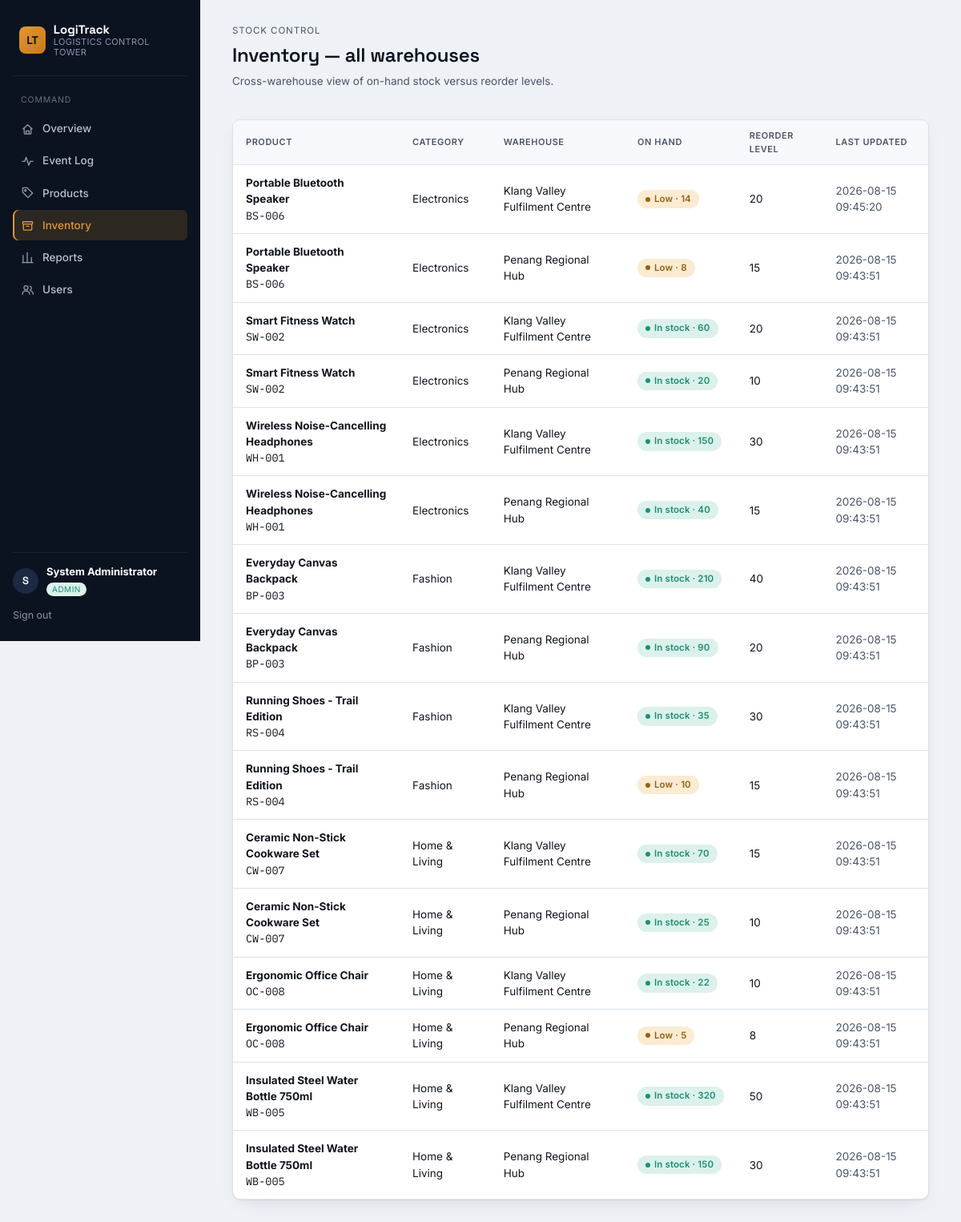
Page /admin/inventory (signed in) on the committed database.
### tables this page shows
CREATE TABLE users (
    user_id         INTEGER PRIMARY KEY AUTOINCREMENT,
    username        TEXT UNIQUE NOT NULL,
    password_hash   TEXT NOT NULL,
    role            TEXT NOT NULL CHECK(role IN ('customer','warehouse','admin')),
    full_name       TEXT NOT NULL,
    email           TEXT,
    phone           TEXT,
    address         TEXT,
    warehouse_id    INTEGER REFERENCES warehouses(warehouse_id),
    is_active       INTEGER NOT NULL DEFAULT 1,
    register_date   TEXT DEFAULT (datetime('now'))
);

CREATE TABLE inventory (
    inventory_id       INTEGER PRIMARY KEY AUTOINCREMENT,
    product_id         INTEGER NOT NULL REFERENCES products(product_id),
    warehouse_id       INTEGER NOT NULL REFERENCES warehouses(warehouse_id),
    quantity_on_hand   INTEGER NOT NULL DEFAULT 0,
    reorder_level      INTEGER NOT NULL DEFAULT 10,
    last_updated       TEXT DEFAULT (datetime('now')),
    UNIQUE(product_id, warehouse_id)
);

CREATE TABLE products (
    product_id      INTEGER PRIMARY KEY AUTOINCREMENT,
    product_name    TEXT NOT NULL,
    sku             TEXT UNIQUE NOT NULL,
    category        TEXT,
    unit_price      REAL NOT NULL,
    weight          REAL,
    product_status  TEXT DEFAULT 'Active'
);

CREATE TABLE warehouses (
    warehouse_id    INTEGER PRIMARY KEY AUTOINCREMENT,
    warehouse_name  TEXT NOT NULL,
    location        TEXT,
    city            TEXT,
    country         TEXT,
    warehouse_type  TEXT
);

### app.py (the view)
@app.route("/admin/inventory")
@login_required("admin")
def admin_inventory():
    items = g.db.execute(
        """SELECT i.*, p.product_name, p.sku, p.category, w.warehouse_name FROM inventory i
           JOIN products p ON p.product_id=i.product_id
           JOIN warehouses w ON w.warehouse_id=i.warehouse_id
           ORDER BY p.category, p.product_name, w.warehouse_name"""
    ).fetchall()
    return render_template("admin/inventory.html", items=items)

### app.py (called while the page is built)
@app.before_request
def load_logged_in_user():
    g.db = db.get_db()
    user_id = session.get("user_id")
    g.user = None
    if user_id:
        g.user = g.db.execute(
            "SELECT * FROM users WHERE user_id = ?", (user_id,)
        ).fetchone()
        if g.user and not g.user["is_active"]:
            session.clear()
            g.user = None

@app.context_processor
def inject_globals():
    return {"current_user": g.get("user"), "now": datetime.now()}

def login_required(role=None):
    def decorator(view):
        @wraps(view)
        def wrapped(*args, **kwargs):
            if g.user is None:
                flash("Please log in to continue.", "warning")
                return redirect(url_for("login"))
            if role and g.user["role"] != role:
                flash("You don't have access to that area.", "error")
                return redirect(url_for("home"))
            return view(*args, **kwargs)
        return wrapped
    return decorator

### database.py (called while the page is built)
def get_db():
    conn = sqlite3.connect(DB_PATH)
    conn.row_factory = sqlite3.Row
    conn.execute("PRAGMA foreign_keys = ON")
    return conn

### templates/admin/inventory.html (shortened to what this page needs)
{% extends "base.html" %}
{% from "_macros.html" import stock_pill %}
{% block content %}
<div class="page-head"> <div> <span class="eyebrow">Stock control</span> <h1>Inventory — all warehouses</h1>
<p class="desc">Cross-warehouse view of on-hand stock versus reorder levels.</p>
</div>
</div>
<div class="table-wrap"> <table> <thead><tr><th>Product</th><th>Category</th><th>Warehouse</th><th>On hand</th><th>Reorder level</th><th>Last updated</th></tr></thead>
<tbody>
{% for i in items %}
<tr> <td><strong>{{ i.product_name }}</strong><br><span class="mono sku">{{ i.sku }}</span></td> <td>{{ i.category }}</td> <td>{{ i.warehouse_name }}</td> <td>{{ stock_pill(i.quantity_on_hand, i.reorder_level) }}</td> <td>{{ i.reorder_level }}</td> <td class="muted">{{ i.last_updated }}</td> </tr>
{% else %}
<tr class="empty-row"><td colspan="6">No inventory records.</td></tr>
{% endfor %}
</tbody>
</table>
</div>
{% endblock %}

### templates/base.html (shortened to what this page needs)
<!DOCTYPE html>
<html lang="en">
<head>
<link rel="stylesheet" href="{{ url_for('static', filename='style.css') }}">
</head>
<body class="{% if not current_user %}guest{% endif %}">
{% from "_icons.html" import icon %}
{% if current_user %}
<div class="shell">
<aside class="sidebar">
<div class="brand"> <span class="brand-mark">LT</span> <div class="brand-text"> <strong>LogiTrack</strong> <span>Logistics Control Tower</span> </div> </div>
<nav class="nav">
{% if current_user.role == 'customer' %}
<span class="nav-label">Shop</span>
<a href="{{ url_for('customer_dashboard') }}" class="{{ 'active' if request.endpoint=='customer_dashboard' }}">{{ icon('home') }}Overview</a>
<a href="{{ url_for('customer_products') }}" class="{{ 'active' if request.endpoint=='customer_products' }}">{{ icon('grid') }}Browse Products</a>
<a href="{{ url_for('customer_cart') }}" class="{{ 'active' if request.endpoint=='customer_cart' }}">{{ icon('cart') }}Cart{% set cc = session.get('cart', {}) | length %}{% if cc %}<span class="badge-count">{{ cc }}</span>{% endif %}</a>
<span class="nav-label">Account</span>
<a href="{{ url_for('customer_orders') }}" class="{{ 'active' if request.endpoint in ['customer_orders','customer_order_detail'] }}">{{ icon('package') }}My Orders</a>
{% elif current_user.role == 'admin' %}
<span class="nav-label">Command</span>
<a href="{{ url_for('admin_dashboard') }}" class="{{ 'active' if request.endpoint=='admin_dashboard' }}">{{ icon('home') }}Overview</a>
<a href="{{ url_for('admin_events') }}" class="{{ 'active' if request.endpoint=='admin_events' }}">{{ icon('activity') }}Event Log</a>
<a href="{{ url_for('admin_products') }}" class="{{ 'active' if request.endpoint=='admin_products' }}">{{ icon('tag') }}Products</a>
<a href="{{ url_for('admin_inventory') }}" class="{{ 'active' if request.endpoint=='admin_inventory' }}">{{ icon('archive') }}Inventory</a>
<a href="{{ url_for('admin_reports') }}" class="{{ 'active' if request.endpoint=='admin_reports' }}">{{ icon('chart') }}Reports</a>
<a href="{{ url_for('admin_users') }}" class="{{ 'active' if request.endpoint=='admin_users' }}">{{ icon('users') }}Users</a>
{% endif %}
</nav>
<div class="sidebar-foot">
<div class="user-chip"> <span class="avatar">{{ current_user.full_name[:1] }}</span> <div> <strong>{{ current_user.full_name }}</strong> <span class="role-pill role-{{ current_user.role }}">{{ current_user.role }}</span> </div> </div>
<a href="{{ url_for('logout') }}" class="logout-link">Sign out</a>
</div>
</aside>
<main class="content">
{% block content %}{% endblock %}
</main>
</div>
{% endif %}
</body>
</html>

### templates/_macros.html (shortened to what this page needs)
{% macro stock_pill(quantity, reorder_level) %}
{% if quantity <= 0 %}
<span class="pill pill-red">Out of stock</span>
{% elif quantity <= reorder_level %}
<span class="pill pill-amber">Low · {{ quantity }}</span>
{% else %}
<span class="pill pill-teal">In stock · {{ quantity }}</span>
{% endif %}
{% endmacro %}

### rows in the picture
users: full_name "S", full_name "System Administrator", role "ADMIN"
inventory: product_name "Portable Bluetooth Speaker", sku "BS-006", category "Electronics", warehouse_name "Klang Valley Fulfilment Centre", quantity_on_hand "14", reorder_level "20", last_updated "2026-08-15 09:45:20"
inventory: product_name "Portable Bluetooth Speaker", sku "BS-006", category "Electronics", warehouse_name "Penang Regional Hub", quantity_on_hand "8", reorder_level "15", last_updated "2026-08-15 09:43:51"
inventory: product_name "Smart Fitness Watch", sku "SW-002", category "Electronics", warehouse_name "Klang Valley Fulfilment Centre", quantity_on_hand "60", reorder_level "20", last_updated "2026-08-15 09:43:51"
inventory: product_name "Smart Fitness Watch", sku "SW-002", category "Electronics", warehouse_name "Penang Regional Hub", quantity_on_hand "20", reorder_level "10", last_updated "2026-08-15 09:43:51"
inventory: product_name "Wireless Noise-Cancelling Headphones", sku "WH-001", category "Electronics", warehouse_name "Klang Valley Fulfilment Centre", quantity_on_hand "150", reorder_level "30", last_updated "2026-08-15 09:43:51"
inventory: product_name "Wireless Noise-Cancelling Headphones", sku "WH-001", category "Electronics", warehouse_name "Penang Regional Hub", quantity_on_hand "40", reorder_level "15", last_updated "2026-08-15 09:43:51"
inventory: product_name "Everyday Canvas Backpack", sku "BP-003", category "Fashion", warehouse_name "Klang Valley Fulfilment Centre", quantity_on_hand "210", reorder_level "40", last_updated "2026-08-15 09:43:51"
inventory: product_name "Everyday Canvas Backpack", sku "BP-003", category "Fashion", warehouse_name "Penang Regional Hub", quantity_on_hand "90", reorder_level "20", last_updated "2026-08-15 09:43:51"
inventory: product_name "Running Shoes - Trail Edition", sku "RS-004", category "Fashion", warehouse_name "Klang Valley Fulfilment Centre", quantity_on_hand "35", reorder_level "30", last_updated "2026-08-15 09:43:51"
inventory: product_name "Running Shoes - Trail Edition", sku "RS-004", category "Fashion", warehouse_name "Penang Regional Hub", quantity_on_hand "10", reorder_level "15", last_updated "2026-08-15 09:43:51"
inventory: product_name "Ceramic Non-Stick Cookware Set", sku "CW-007", category "Home & Living", warehouse_name "Klang Valley Fulfilment Centre", quantity_on_hand "70", reorder_level "15", last_updated "2026-08-15 09:43:51"
inventory: product_name "Ceramic Non-Stick Cookware Set", sku "CW-007", category "Home & Living", warehouse_name "Penang Regional Hub", quantity_on_hand "25", reorder_level "10", last_updated "2026-08-15 09:43:51"
inventory: product_name "Ergonomic Office Chair", sku "OC-008", category "Home & Living", warehouse_name "Klang Valley Fulfilment Centre", quantity_on_hand "22", reorder_level "10", last_updated "2026-08-15 09:43:51"
inventory: product_name "Ergonomic Office Chair", sku "OC-008", category "Home & Living", warehouse_name "Penang Regional Hub", quantity_on_hand "5", reorder_level "8", last_updated "2026-08-15 09:43:51"
inventory: product_name "Insulated Steel Water Bottle 750ml", sku "WB-005", category "Home & Living", warehouse_name "Klang Valley Fulfilment Centre", quantity_on_hand "320", reorder_level "50", last_updated "2026-08-15 09:43:51"
inventory: product_name "Insulated Steel Water Bottle 750ml", sku "WB-005", category "Home & Living", warehouse_name "Penang Regional Hub", quantity_on_hand "150", reorder_level "30", last_updated "2026-08-15 09:43:51"
